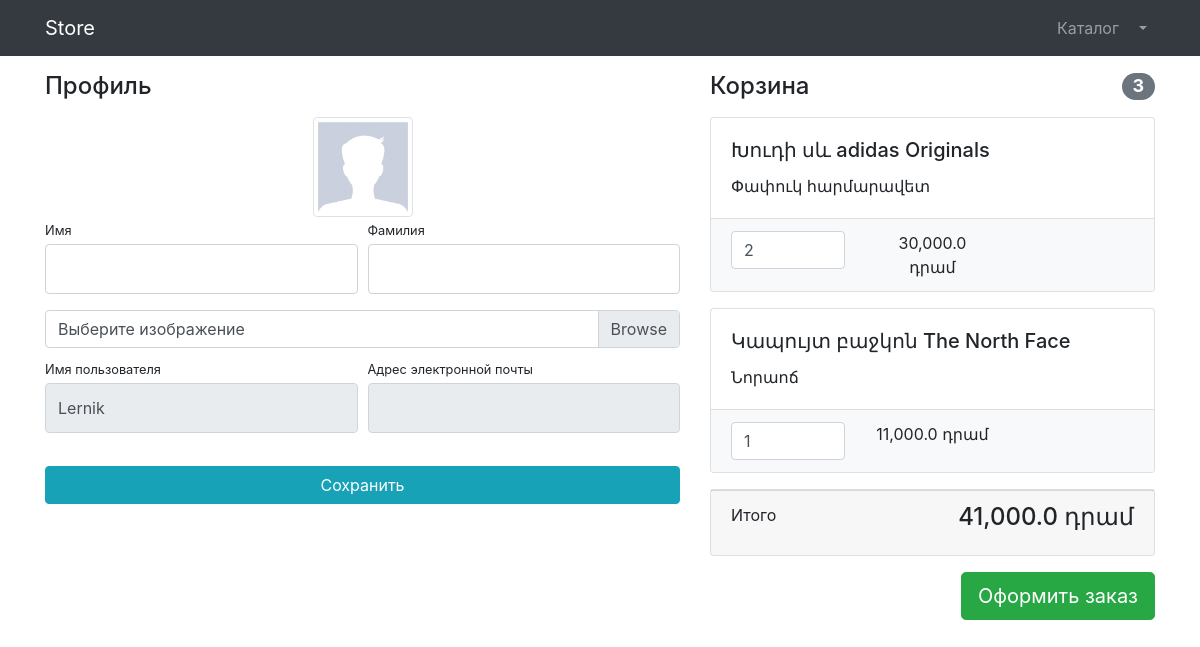
/users/profile/ (signed in), run on the app's committed database.
### users/models.py (models this page shows)
class User(AbstractUser):
    image = models.ImageField(upload_to='user_images', null=True, blank=True)

### products/models.py (models this page shows, shortened)
class Basket(models.Model):
    user = models.ForeignKey(to=User, on_delete=models.CASCADE)
    product = models.ForeignKey(to=Product, on_delete=models.CASCADE)
    quantity = models.PositiveSmallIntegerField(default=0)
    created_timestamp = models.DateTimeField(auto_now_add=True)
    def sum(self):
        return self.product.price * self.quantity

class Product(models.Model):
    name = models.CharField(max_length=256)
    description = models.TextField()
    price = models.DecimalField(max_digits=6, decimal_places=1)
    quantity = models.PositiveIntegerField(default=0)
    image = models.ImageField(upload_to='products_images')
    category = models.ForeignKey(to=ProductCategory, on_delete=models.CASCADE)

### users/views.py (the view)
# urls.py: path('profile/', profile, name='profile'),
def profile(request):
    if request.method == 'POST':
        form = UserProfileForm(instance=request.users, data=request.POST, files=request.FILES)
        if form.is_valid():
            form.save()
            return HttpResponseRedirect(reverse('users:profile'))
    else:
        form = UserProfileForm(instance=request.user)
    baskets = Basket.objects.filter(user=request.user)
    total_sum = sum(basket.sum() for basket in baskets)
    total_quantity = sum(basket.quantity for basket in baskets)
    context = {'title': 'Store-Профиль',
               'form': form,
               'baskets': Basket.objects.all(),
               'total_sum': total_sum,
               'total_quantity': total_quantity,
               }
    return render(request, 'users/profile.html', context)

### users/forms.py
class UserProfileForm(UserChangeForm):
    first_name = forms.CharField(widget=forms.TextInput(attrs={'class': 'form-control py-4'}))
    last_name = forms.CharField(widget=forms.TextInput(attrs={'class': 'form-control py-4'}))
    image = forms.ImageField(widget=forms.FileInput(attrs={'class': 'custom-file-input'}), required=False)
    username = forms.CharField(widget=forms.TextInput(attrs={'class': 'form-control py-4', 'readonly': True}))
    email = forms.CharField(widget=forms.TextInput(attrs={'class': 'form-control py-4', 'readonly': True}))
    class Meta:
        model = User
        fields = ('first_name', 'last_name', 'image', 'username', 'email')

### users/templates/users/profile.html (shortened to what this page needs)
{% extends 'products/base.html' %}
{% load static %}
{% block css %}
    <link href="{% static 'vendor/css/profile.css' %}" rel="stylesheet">
{% endblock %}
{% block content %}
    <div class="container">
        <div class="row">
            <div class="col-lg-7">
                <h4 class="mt-3 mb-3">Профиль</h4>
                <div class="col-lg-12 text-center">
                    <img width="100" height="100"
                         src="{% if user.image %} {{ user.image.url }} {% else %} {% static 'vendor/img/users/default_avatar.jpg' %} {% endif %}"
                         class="img-thumbnail">
                </div>
                <form action="{% url 'users:profile' %}" method="post" enctype="multipart/form-data">
                    <div class="form-row">
                        <div class="col-lg-6">
                            <div class="form-group">
                                <label class="small mb-1" for="{{ form.first_name.id_for_label }}">Имя</label>
                                {{ form.first_name }}
                            </div>
                        </div>
                        <div class="col-lg-6">
                            <div class="form-group">
                                <label class="small mb-1" for="{{ form.last_name.id_for_label }}">Фамилия</label>
                                {{ form.last_name }}
                            </div>
                        </div>
                    </div>
                    <div class="form-row mb-2">
                        <div class="col-lg-12">
                            <div class="custom-file">
                                <label class="custom-file-label" for="{{ form.image.id_for_label }}">
                                    Выберите изображение
                                </label>
                            </div>
                        </div>
                    </div>
                    <div class="form-row">
                        <div class="col-lg-6">
                            <label class="small mb-1" for="{{ form.username.id_for_label }}">Имя пользователя</label>
                            {{ form.username }}
                        </div>
                        <div class="col-lg-6">
                            <label class="small mb-1" for="{{ form.email.id_for_label }}">
                                Адрес электронной почты
                            </label>
                            {{ form.email }}
                        </div>
                    </div>
                    <div class="form-row">
                        <div class="col-lg-12" style="margin-top: 33px;">
                            <input class="btn btn-info btn-block" type="submit" value="Сохранить">
                        </div>
                    </div>
                </form>
            </div>
            <div class="col-lg-5">
                {% include 'products/baskets.html' %}
            </div>
        </div>
    </div>
{% endblock %}

### products/templates/products/baskets.html (shortened to what this page needs)
{% load humanize %}
{% if baskets %}
    <h4 class="mt-3 mb-3 d-flex justify-content-between align-items-center mb-3">
        Корзина <span class="badge badge-secondary badge-pill">{{ total_quantity }}</span>
    </h4>
    {% for basket in baskets %}
        <div class="card mb-3">
            <div class="card-body">
                <h5 class="card-title">{{ basket.product.name }}</h5>
                <p class="card-text">{{ basket.product.description }}</p>
            </div>
            <ul class="list-group list-group-flush">
                <li class="list-group-item bg-light">
                    <div class="row text-center">
                        <div class="col-lg-4">
                            <input name="basketID" type="number" class="form-control"
                                   value="{{ basket.quantity }}" min="0">
                        </div>
                        <div class="col-lg-4">{{ basket.sum|intcomma }} դրամ</div>
                        <div class="col-lg-4">
                        </div>
                    </div>
                </li>
            </ul>
        </div>
    {% endfor %}
    <div class="card mb-3">
        <div class="card-footer">
            <p class="float-left">Итого</p>
            <h4 class="float-right">{{ total_sum|intcomma }} դրամ</h4>
        </div>
    </div>
    <a class="btn btn-success btn-lg float-right" href="#">
        Оформить заказ
    </a>
{% else %}
    <h4 class="mt-3 mb-3 text-center">
        Корзина пуста
    </h4>
{% endif %}

### data on the page
User: username "Lernik"
Basket: product.name "Խուդի սև adidas Originals", product.description "Փափուկ հարմարավետ", basketID "2", sum "30,000.0"
Basket: product.name "Կապույտ բաջկոն The North Face", product.description "Նորաոճ", basketID "1", sum "11,000.0"

### other printed values
{{ total_quantity }} "3"
{{ total_sum|intcomma }} "41,000.0"
